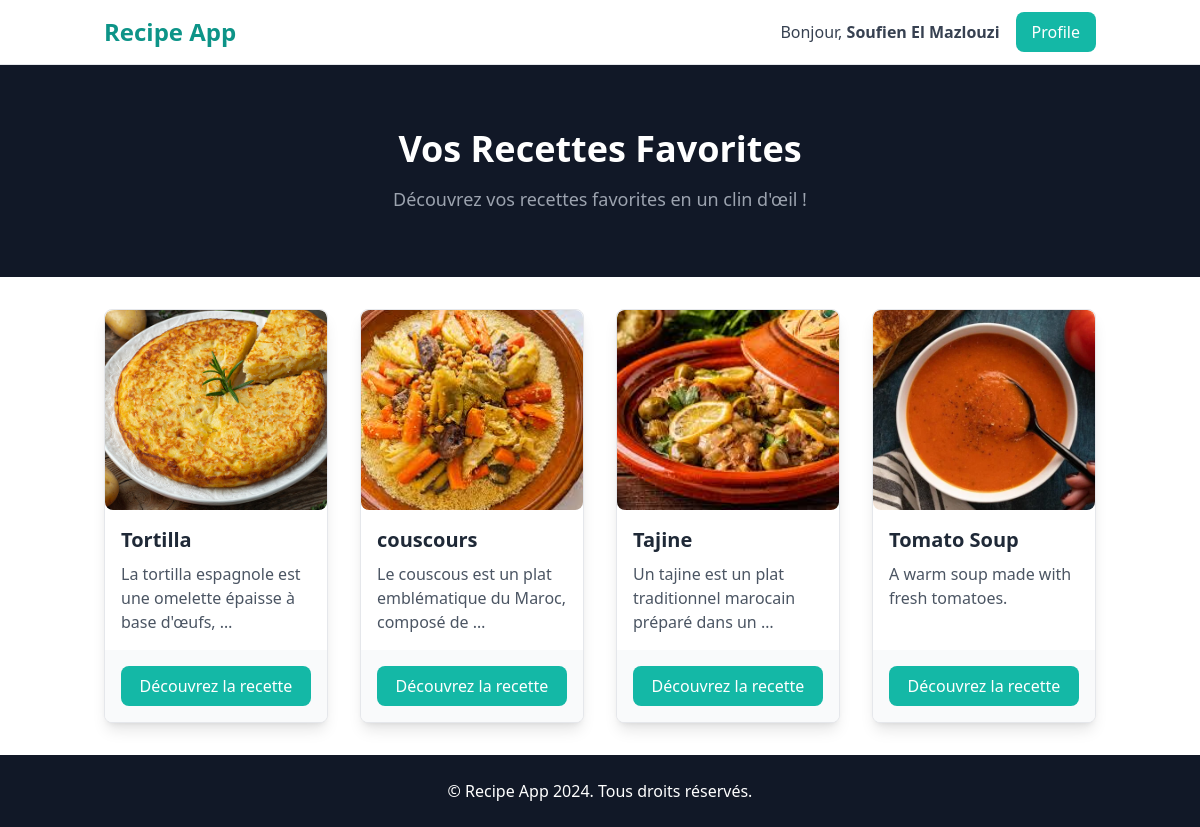
The page /recipes/favoris/ (signed in) on the database its author committed.
### recipes/models.py (models this page shows, shortened)
class Favorites(models.Model):
    user = models.ForeignKey(User, on_delete=models.CASCADE)  # Utilisateur qui a ajouté cette recette aux favoris
    recette = models.ForeignKey(Recipe, on_delete=models.CASCADE)  # Recette ajoutée aux favoris

class Recipe(models.Model):
    title = models.CharField(max_length=200)  # Titre de la recette
    description = models.TextField()  # Description détaillée de la recette
    user = models.ForeignKey(User, on_delete=models.SET_NULL, null=True, blank=True)  # Utilisateur ayant créé la recette
    image = models.ImageField(upload_to='recipes_photos/', default="https://dummyimage.com/450x300/dee2e6/6c757d.jpg")  # Image de la recette

### recipes/views.py (the view)
# urls.py: path('favoris/',recipes.views.afficher_favoris, name="recettes_favorites"),
@login_required
def afficher_favoris(request):
    favoris = Favorites.objects.filter(user=request.user)
    return render(request, 'recipes/favorites.html', {"favoris": favoris})

### recipes/templates/recipes/favorites.html (shortened to what this page needs)
<!DOCTYPE html>
<html lang="en">
<head>
    <script src="https://cdn.tailwindcss.com"></script>
</head>
<body class="font-sans antialiased flex flex-col min-h-screen">
    <nav class="bg-white border-b border-gray-200">
        <div class="container mx-auto px-4 py-3 flex justify-between items-center">
            <div class="flex items-center space-x-4">
                <a href="{% url 'recipes' %}" class="text-2xl font-semibold text-teal-600">Recipe App</a>
            </div>
            <div class="flex items-center space-x-4">
                {% if user.is_authenticated %}
                <p class="text-gray-700">Bonjour, <span class="font-bold">{{ user.username }}</span></p>
                <a href="{% url 'profile' %}"
                    class="bg-teal-500 text-white hover:bg-teal-600 px-4 py-2 rounded-lg">Profile</a>
                {% else %}
                <a href="{% url 'login' %}" class="bg-gray-800 text-white hover:bg-gray-900 px-4 py-2 rounded-lg">Se
                    connecter</a>
                <a href="{% url 'signup' %}"
                    class="bg-teal-500 text-white hover:bg-teal-600 px-4 py-2 rounded-lg">S'inscrire</a>
                {% endif %}
            </div>
        </div>
    </nav>
    <header class="bg-gray-900 py-16">
        <div class="container mx-auto text-center text-white">
            <h1 class="text-4xl font-bold">Vos Recettes Favorites</h1>
            <p class="text-lg mt-4 text-gray-400">Découvrez vos recettes favorites en un clin d'œil !</p>
        </div>
    </header>
    <section class="py-8 flex-grow">
        <div class="container mx-auto px-4">
            <div class="grid grid-cols-1 md:grid-cols-2 lg:grid-cols-4 gap-8">
                {% for fav in favoris %}
                <div
                    class="bg-white border border-gray-200 rounded-lg shadow-lg overflow-hidden hover:scale-105 transform transition flex flex-col">
                    <img src="../../../recipes_photos/{{fav.recette.image }}"
                        class="w-full h-[200px] object-cover rounded-lg"
                        onerror="this.onerror=null; this.src='https://dummyimage.com/450x300/dee2e6/6c757d.jpg';">
                    <div class="p-4 flex-grow">
                        <h2 class="text-xl font-semibold text-gray-800">{{ fav.recette.title }}</h2>
                        <p class="text-gray-600 mt-2">{{ fav.recette.description|truncatewords:10 }}</p>
                    </div>
                    <div class="p-4 bg-gray-50 mt-auto">
                        <a href="{% url 'recette_info' fav.recette.id%}"
                            class="bg-teal-500 text-white hover:bg-teal-600 px-4 py-2 block text-center rounded-lg">Découvrez
                            la recette</a>
                    </div>
                </div>
                {% empty %}
                <p class="text-center text-gray-700">Aucune recette favorite trouvée.</p>
                {% endfor %}
            </div>
        </div>
    </section>
    <footer class="bg-gray-900 py-6 mt-auto">
        <div class="container mx-auto text-center text-white">
            <p>&copy; Recipe App 2024. Tous droits réservés.</p>
        </div>
    </footer>
</body>
</html>

### rows shown on the page
Favorites: recette.image (picture), recette "Tortilla", recette.description "La tortilla espagnole est une omelette épaisse à base d'œufs, …"
Favorites: recette.image (picture), recette "couscours", recette.description "Le couscous est un plat emblématique du Maroc, composé de …"
Favorites: recette.image (picture), recette "Tajine", recette.description "Un tajine est un plat traditionnel marocain préparé dans un …"
Favorites: recette.image (picture), recette "Tomato Soup", recette.description "A warm soup made with fresh tomatoes."

### other values the page prints
{{ user.username }} "Soufien El Mazlouzi"
